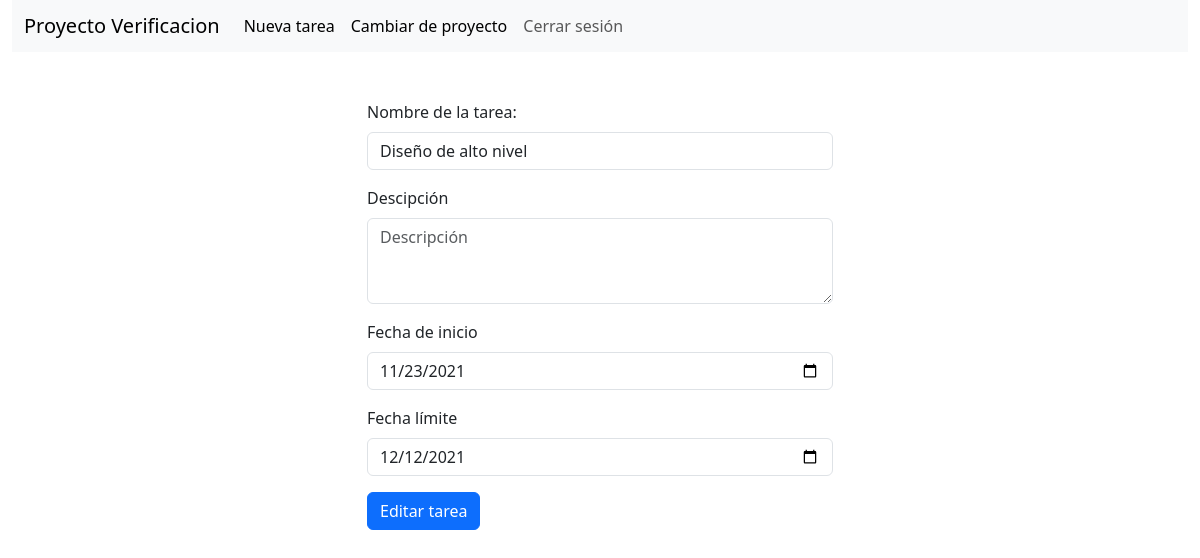
The app's page /proyectos/1/tareas/2/editar (signed in) with its own data.
### proyectos/models.py (models this page shows, shortened)
class Proyecto(models.Model):
    nombre_proyecto = models.CharField(max_length=100)
    usuarios = models.ManyToManyField(User, through='ProyectoUsuario')

### diagrama_gantt/models.py (models this page shows, shortened)
class Tarea(models.Model):
    proyecto = models.ForeignKey(Proyecto, on_delete=models.CASCADE)
    nombre_tarea = models.CharField(max_length=100)
    descripcion = models.CharField(max_length=500, blank=True, null=True)
    fecha_inicial = models.DateField()
    fecha_limite = models.DateField()
    esta_completado = models.BooleanField()

### tareas/views.py (the view)
# urls.py: path('<int:id_tarea>/editar', views.editar_tarea, name='editarTarea'),
@login_required(login_url='login')
def editar_tarea(request, id_proyecto, id_tarea):
    proyecto = Proyecto.objects.get(id=id_proyecto)
    tarea = Tarea.objects.get(id=id_tarea)
    if not request.user.has_perm('diagrama_gantt.change_tarea'):
        return redirect('gantt', id_proyecto)
    if request.method == 'POST':
        formulario = IngresoTarea(request.POST)
        if formulario.is_valid():
            nombre_tarea = formulario.cleaned_data['nombre_tarea']
            descripcion = formulario.cleaned_data['descripcion']
            fecha_inicial = formulario.cleaned_data['fecha_inicial']
            fecha_limite = formulario.cleaned_data['fecha_limite']
            tarea.nombre_tarea = nombre_tarea
            tarea.descripcion = descripcion
            tarea.fecha_inicial = fecha_inicial
            tarea.fecha_limite = fecha_limite
            tarea.save()
            return redirect('gantt', proyecto.id)
    else:
        if tarea_contenida_en_proyecto_guard(id_proyecto, tarea):
            valores_iniciales = model_to_dict(tarea)
            valores_iniciales['fecha_inicial'] = str(valores_iniciales['fecha_inicial'])
            valores_iniciales['fecha_limite'] = str(valores_iniciales['fecha_limite'])
            formulario = IngresoTarea(initial=valores_iniciales)
            data = {
                'form': formulario,
                'proyecto': proyecto,
                'tarea': tarea,
                'editable': True,
            }
            return render(request, 'crear_tarea.html', data)
        else:
            raise Http404(f"Tarea no encontrada en el proyecto {proyecto.nombre_proyecto}")

### tareas/views.py (called while the page is built)
def tarea_contenida_en_proyecto_guard(id_proyecto, tarea):
    return id_proyecto == tarea.proyecto_id

### tareas/templates/crear_tarea.html (shortened to what this page needs)
{% load bootstrap5 %}
{% load widget_tweaks %}
<!DOCTYPE html>
<html lang="es">
<head>
    {% bootstrap_css %}
    {% load static %}
    <link rel="stylesheet" href="{% static 'styles_tareas.css' %}">
</head>
<body class="container-fluid">
<nav class="navbar navbar-expand-lg navbar-light bg-light">
    <div class="container-fluid">
        <a class="navbar-brand" href={% url 'gantt' proyecto.id %}>{{ proyecto.nombre_proyecto }}</a>
        <div class="collapse navbar-collapse" id="navbarSupportedContent">
            <ul class="navbar-nav me-auto mb-2 mb-lg-0">
                <li>
                    {% if editable %}
                        <a class="nav-link active" aria-current="page" href={% url 'crearTarea' proyecto.id %}>Nueva tarea</a>
                    {% else %}
                        <a class="nav-link active selected" aria-current="page" href="#">Nueva tarea</a>
                    {% endif %}
                </li>
                <li class="nav-item">
                    <a class="nav-link active" aria-current="page" href="#">Cambiar de proyecto</a>
                </li>
                <li class="nav-item">
                    <a class="nav-link" href="{% url 'cerrar_sesion' %}">Cerrar sesión</a>
                </li>
            </ul>
        </div>
    </div>
</nav>
<section class="container-fluid">
    <div class="d-flex row justify-content-center px-0 mx-0">
    {% if editable %}
        <form action={% url 'editarTarea' proyecto.id tarea.id %} method="POST" class="col-5 mt-5">
    {% else %}
        <form action={% url 'crearTarea' proyecto.id %} method="POST" class="col-5 mt-5">
    {% endif %}
            <div class="mb-3">
                <label for="{{ form.nombre_tarea.id_for_label }}"
                class="form-label">
                    {{ form.nombre_tarea.label }}
                </label>
            {{ form.nombre_tarea }}
            </div>
            <div class="mb-3">
                <label for="{{ form.descripcion.id_for_label }}"
                class="form-label">
                    {{ form.descripcion.label }}
                </label>
            {{ form.descripcion }}
            </div>
            <div class="mb-3">
                <label for="{{ form.fecha_inicial.id_for_label }}"
                class="form-label">
                    {{ form.fecha_inicial.label }}
                </label>
                {% if editable %}
                    {{ form.fecha_inicial }}
                {% else %}
                    {{ form.fecha_inicial | attr:hoy }}
                {% endif %}
            </div>
            <div class="mb-3">
                <label for="{{ form.fecha_limite.id_for_label }}"
                class="form-label">
                    {{ form.fecha_limite.label }}
                </label>
                {% if editable %}
                    {{ form.fecha_limite }}
                {% else %}
                    {{ form.fecha_limite | attr:manana }}
                {% endif %}
            </div>
            {% if editable %}
                <input class="btn btn-primary" type="submit" value="Editar tarea">
            {% else %}
                <input class="btn btn-primary" type="submit" value="Crear tarea">
            {% endif %}
        </form>
    </div>
</section>
</body>
</html>

### tareas/static/styles_tareas.css (style rules this page uses)
nav { height: 6.5vh; }
section { overflow: auto; height: 93.5vh; padding: 0 !important; }

### records on screen
Proyecto: nombre_proyecto "Proyecto Verificacion"
Tarea: nombre_tarea "Diseño de alto nivel", fecha_inicial "11/23/2021", fecha_limite "12/12/2021"
